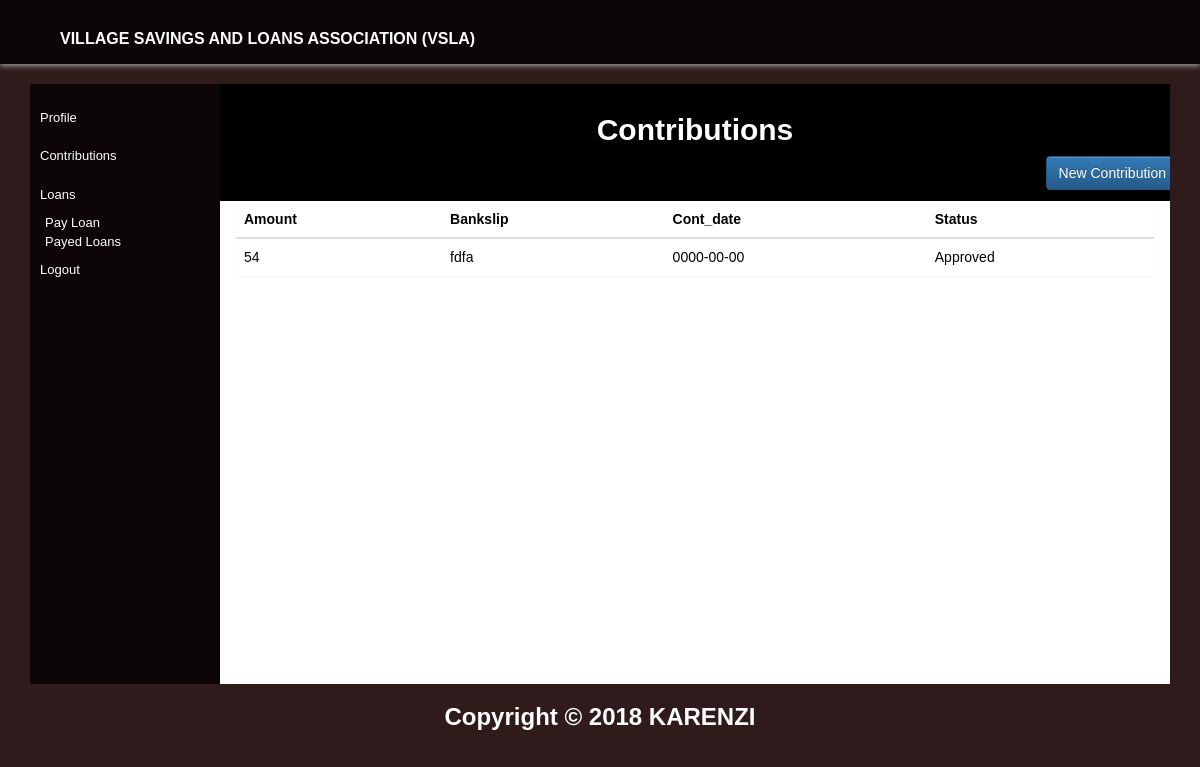
Screenshot of /?page=M_contributions (signed in) with the database file from the repository.
### tables this page shows
CREATE TABLE `contribution` (
  `contribution_id` int(10) NOT NULL,
  `member_id` int(10) NOT NULL,
  `amount` int(20) NOT NULL,
  `bankslip` varchar(250) NOT NULL,
  `cont_date` date NOT NULL,
  `status` varchar(50) NOT NULL
);

### controllers/controller.php (called while the page is built, shortened)
<?php
require_once('models/model.php');
class Controller {
	protected $model;
	public function __construct() {
		$this->model = new Model();
	}
	public function M_contributions() {
		$tests = $this->model->M_contributions();
		require_once 'views/member.php';
	}
}
?>

### index.php (called while the page is built, shortened)
<?php
require_once('controllers/controller.php');
$controller = new Controller();
if(empty($_REQUEST['page'])) $page='index';
else $page = $_REQUEST['page'];
$controller->$page();
?>

### models/member.php (called while the page is built, shortened)
<?php
require_once('database.php');
class Member {
	protected $database;
	public function __construct()
	{
		$this->database = new Db();
		$this->database->connect();
	}
public function M_contributions() {
	if (isset($_SESSION['username'])) {
		$username = $_SESSION['username'];
	}
		$sql = "SELECT c.amount, c.bankslip, c.cont_date, c.status from contribution as c RIGHT JOIN member on member.member_id = c.member_id where member.username = '$username'";
		$result = $this->database->execute($sql);
		return $result;
	}
}
?>

### models/model.php (called while the page is built, shortened)
<?php
require_once ('member.php');
class Model {
	protected $tests;
	public function __construct() {
		$this->tests = new Member();
	}
public function M_contributions() {
		return $this->tests->M_contributions();
	}
}
?>

### models/database.php (called while the page is built, shortened)
<?php
class Db {
protected $db_connection;
public function connect() {
	$this->db_connection = mysqli_connect(host,user,pass,database) or die(mysqli_error($this->db_connection));
}
public function execute($sql) {
	$query=mysqli_query($this->db_connection, $sql)  or die($sql.mysqli_error($this->db_connection));
		$result=array();
		if(preg_match("/^select/i", $sql)) { while($row=mysqli_fetch_assoc($query)) $result[]=$row; }
		return $result;
}
}
?>

### views/M_contributions.php (the view)
<div>
  <div class="panel">
    <div class="panel-heading panel-black text-center">
      <h2> Contributions</h2>
      <div class="text-right">
      <a href="?page=New_contribution" class="btn btn-primary">New Contribution</a>
    </div>
    </div>
  <table class="table table-hover">
    <thead>
      <th>Amount</th>
      <th>Bankslip</th>
      <th>Cont_date</th>
      <th>Status</th>
    </thead>
    <tbody>
<?php
        foreach ($tests as $data) {
      ?>
      <tr>
        <td><?php echo $data['amount'];?></td>
        <td><?php echo $data['bankslip'];?></td>
        <td><?php echo $data['cont_date'];?></td>
         <td><?php echo $data['status'];?></td>
      <?php } ?>
      </tr>
    </tbody>
  </table>
  </div>
</div>

### css/style.css (style rules this page uses)
body { font-family: 'Raleway', sans-serif; }
a,a:hover { text-decoration: none; }
.panel-black.panel-heading { background-color: black; margin-right: -40px; margin-left: -40px; margin-top: -2px; color: white; }
.hm-body { background-color: rgb(48,27,28); color: white; }
html, body { height: 100%; font-family:verdana,arial,sans-serif; color:#555555; }
a { color:#222222; }
h1,h2,h3 { font-weight:800; }
.btn-primary,.label-primary,.list-group-item.active, .list-group-item.active:hover, .list-group-item.active:focus { background-color:#3B5999; color:#fffffe; }

### rows the page displays
contribution: amount "54", bankslip "fdfa", cont_date "0000-00-00", status "Approved"
